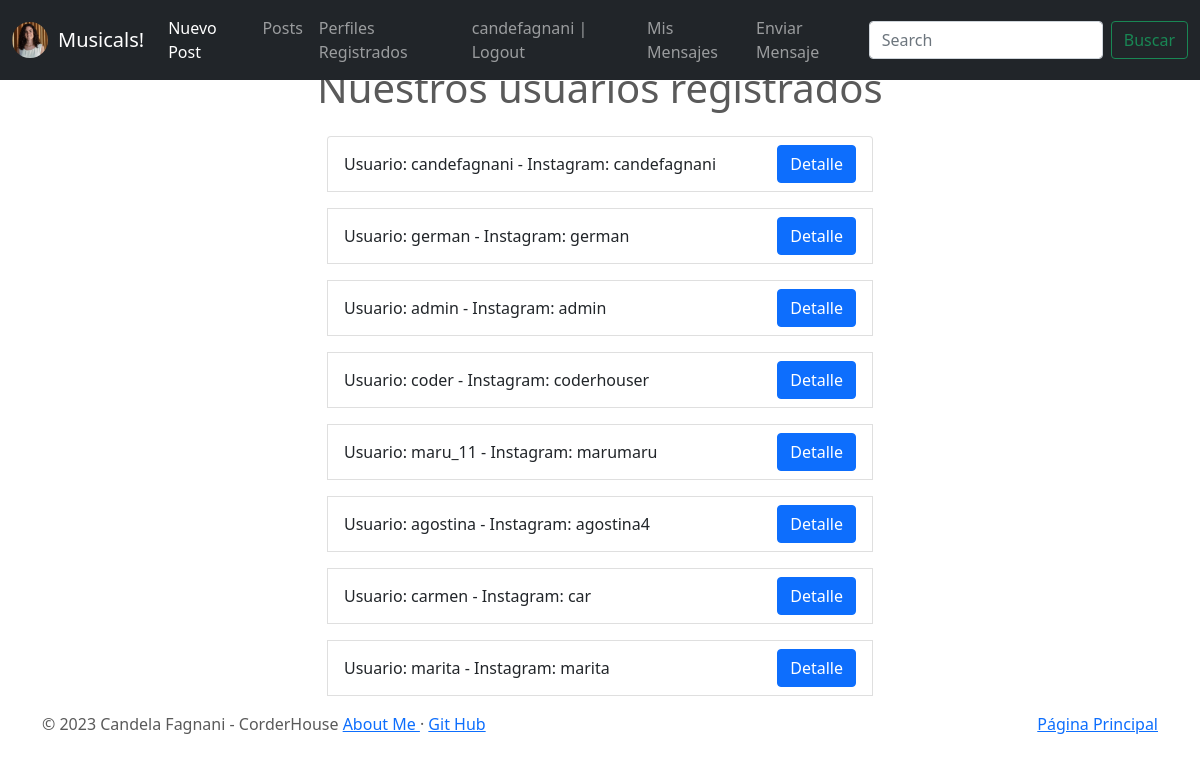
Screenshot of /profile/list (signed in) with the database file from the repository.
### Musicales/models.py (models this page shows)
class Profile(models.Model):
    user = models.OneToOneField(to = User, on_delete = models.CASCADE, related_name = "profile")
    instagram = models.CharField(max_length = 100)
    email = models.EmailField()
    imagen = models.ImageField(default = 'default.png', upload_to = 'profiles')
    def __str__(self):
        return f"Usuario: {self.user} - Instagram: {self.instagram}"

### Musicales/views.py (the view)
# urls.py: path('profile/list',ProfileList.as_view(), name = "profile-list"),
class ProfileList(ListView):
    model = Profile
    template_name = 'Musicales/profile_list.html'

### Musicales/templates/Musicales/profile_list.html (shortened to what this page needs)
{% extends "Musicales/base.html" %}
{% block main %}
  <div class="container">
    <h1 class="text-center mb-4">Nuestros usuarios registrados</h1>
    <div class="row justify-content-center">
      <div class="col-lg-6">
        <ul class="list-group">
          {% for profile in object_list %}
            <li class="list-group-item d-flex justify-content-between align-items-center">{{ profile }} <a href="{% url 'profile-detail' profile.id %}" class="btn btn-primary">Detalle</a></li>
          {% empty %}
            <li class="list-group-item">No hay perfiles</li>
          {% endfor %}
        </ul>
      </div>
    </div>
  </div>
{% endblock %}

### Musicales/templates/Musicales/base.html (shortened to what this page needs)
<!DOCTYPE html>
<html lang= "es" >
<head>
    {% load static %}
<link href="{% static 'Musicales/css/bootstrap.min.css' %}" rel="stylesheet">
    <link href="{% static 'Musicales/css/carousel.css' %}" rel="stylesheet">
</head>
  <body>
    <header>
      <nav class="navbar navbar-expand-md navbar-dark fixed-top bg-dark">
        <div class="container-fluid">
          {% if user.is_authenticated %}
            <a href="{% url 'profile-update' user.profile.id %}">
            <img src="{{user.profile.imagen.url}}" height="100%" width="36px" style="border-radius: 50%; margin-right:10px">
            </a>
          {% endif %}
          <a class="navbar-brand" href="{% url 'index' %}"> Musicals! </a>
          <div class="collapse navbar-collapse" id="navbarCollapse">
            <ul class="navbar-nav me-auto mb-2 mb-md-0">
              <li class="nav-item">
                <a class="nav-link active" aria-current="page" href="{% url 'post-create' %}">Nuevo Post</a>
              </li>
              <li class="nav-item">
                <a class="nav-link" href="{% url 'post-list' %}">Posts</a>
              </li>
              <li class="nav-item">
                <a class="nav-link" href="{% url 'profile-list' %}"> Perfiles Registrados </a>
              </li>
              {% if user.is_authenticated %}
                <li class="nav-item">
                  <a class="nav-link" href="{% url 'logout' %}"> {{user.username}} | Logout</a>
                </li>
                <li class="nav-item">
                  <a class="nav-link" href="{% url 'mensaje-list' %}"> Mis Mensajes</a>
                </li>
              {% endif %}
              <li class="nav-item">
                <a class="nav-link" href="{% url 'mensaje-create' %}">Enviar Mensaje</a>
              </li>
            </ul>
            <form class="d-flex">
              <input class="form-control me-2" type="search" placeholder="Search" aria-label="Search">
              <button class="btn btn-outline-success" type="submit"> Buscar </button>
            </form>
          </div>
        </div>
      </nav>
    </header>
    {% block main %}
    {% endblock %}
  <footer class="container">
    <p class="float-end"><a href="{% url 'index' %}"> Página Principal </a></p>
    <p>© 2023 Candela Fagnani - CorderHouse <a href="{% url 'about' %}"> About Me </a> · <a href="https://github.com/candefagnani"> Git Hub </a></p>
  </footer>
  </body>
</html>

### Musicales/static/Musicales/css/carousel.css (style rules this page uses)
body { padding-top: 3rem; padding-bottom: 3rem; color: #5a5a5a; }

### rows the page displays
Profile: user+instagram "Usuario: candefagnani - Instagram: candefagnani"
Profile: user+instagram "Usuario: german - Instagram: german"
Profile: user+instagram "Usuario: admin - Instagram: admin"
Profile: user+instagram "Usuario: coder - Instagram: coderhouser"
Profile: user+instagram "Usuario: maru_11 - Instagram: marumaru"
Profile: user+instagram "Usuario: agostina - Instagram: agostina4"
Profile: user+instagram "Usuario: carmen - Instagram: car"
Profile: user+instagram "Usuario: marita - Instagram: marita"

### other values shown
{{ user.username }} "candefagnani"
